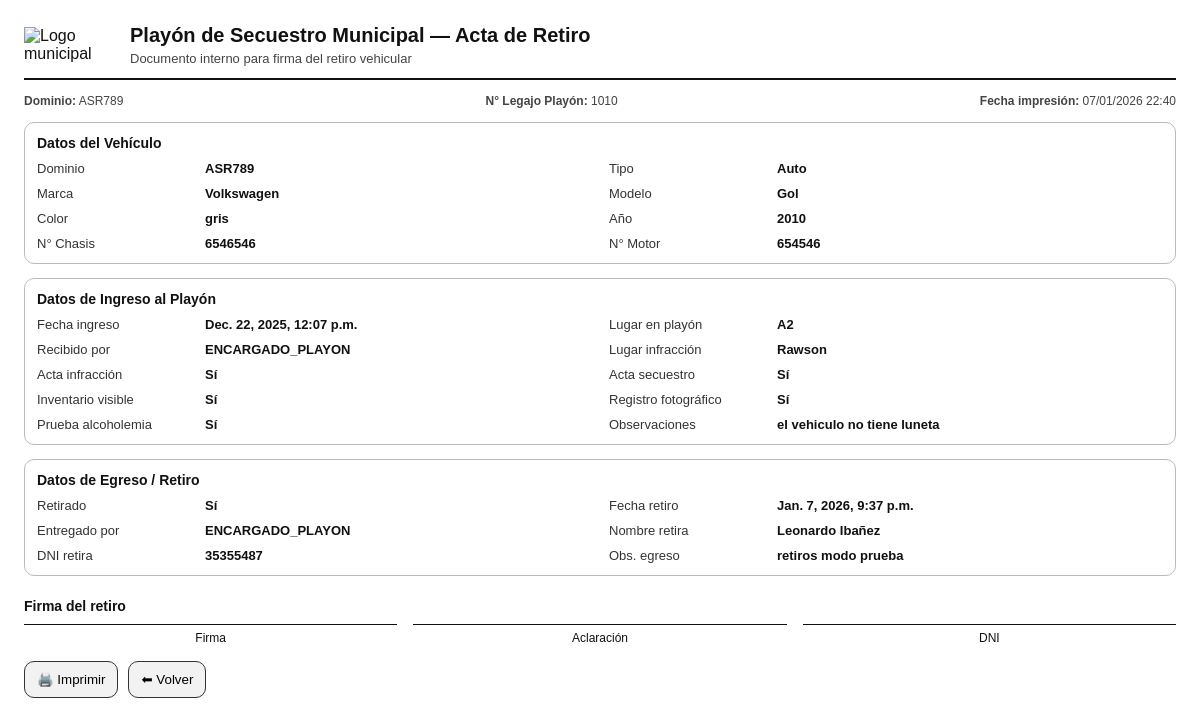
Page /vehiculos/ingresos/6/retiro/imprimir/ (signed in) on the committed database.
### vehiculos/models.py (models this page shows, shortened)
class IngresoPlayon(models.Model):
    TIPO_VEHICULO_CHOICES = [
        ("AUTO", "Auto"),
        ("MOTO", "Moto"),
        ("CAMIONETA", "Camioneta"),
        ("CAMION", "Camión"),
        ("OTRO", "Otro"),
    ]
    vehiculo = models.ForeignKey(Vehiculo, on_delete=models.PROTECT, related_name="ingresos")
    fecha_ingreso = models.DateTimeField("Fecha de ingreso", auto_now_add=True)
    tipo_vehiculo = models.CharField("Tipo de vehículo", max_length=20, choices=TIPO_VEHICULO_CHOICES, blank=True)
    marca = models.CharField(max_length=50, blank=True)
    modelo = models.CharField(max_length=50, blank=True)
    anio = models.PositiveIntegerField("Año", null=True, blank=True)
    color = models.CharField(max_length=30, blank=True)
    nro_legajo_playon = models.CharField("N° de legajo en playón", max_length=30, unique=True)
    lugar_infraccion = models.CharField("Lugar de la infracción", max_length=255, blank=True)
    acta_infraccion_recibida = models.BooleanField("Acta de infracción recibida", default=False)
    acta_secuestro_recibida = models.BooleanField("Acta de secuestro recibida", default=False)
    inventario_objetos_visibles_recibido = models.BooleanField("Inventario de objetos visibles recibido", default=False)
    registro_fotografico_recibido = models.BooleanField("Registro fotográfico recibido", default=False)
    PRUEBA_ALCOHOLEMIA_CHOICES = [
        ("SI", "Sí"),
        ("NO", "No"),
        ("NC", "No corresponde"),
    ]
    prueba_alcoholemia_estado = models.CharField(
        "Prueba de alcoholemia/test",
        max_length=2,
        choices=PRUEBA_ALCOHOLEMIA_CHOICES,
        default="NC",
    )
    coincide_inventario = models.BooleanField("¿Coincide el inventario?", default=True)
    coinciden_danios_registrados = models.BooleanField("¿Coinciden los daños registrados?", default=True)
    detalle_danios_no_coincidentes = models.TextField("Detalle de daños no coincidentes", blank=True)
    bateria_desconectada = models.BooleanField("Batería desconectada", default=False)
    ubicacion_interna = models.CharField("Ubicación interna en playa", max_length=100, blank=True)
    lugar = models.ForeignKey(
        LugarPlayon,
        on_delete=models.PROTECT,
        null=True,
        blank=True,
        related_name="ingresos",
    )
    recibido_por = models.ForeignKey(User, on_delete=models.PROTECT, related_name="ingresos_recibidos")
    observaciones_generales = models.TextField("Observaciones generales", blank=True)
    retirado = models.BooleanField("¿Retirado?", default=False)
    fecha_retiro = models.DateTimeField("Fecha de retiro", null=True, blank=True)
    entregado_por = models.ForeignKey(
        User,
        on_delete=models.PROTECT,
        related_name="egresos_entregados",
        null=True,
        blank=True,
    )
    nombre_retira = models.CharField("Nombre de quien retira", max_length=100, blank=True)
    dni_retira = models.CharField("DNI de quien retira", max_length=20, blank=True)
    observaciones_egreso = models.TextField("Observaciones de egreso", blank=True)
    class Meta:
        verbose_name = "Ingreso al playón"
        verbose_name_plural = "Ingresos al playón"
        ordering = ["-fecha_ingreso"]

class Vehiculo(models.Model):
    dominio = models.CharField("Dominio (Patente)", max_length=10, unique=True)
    marca = models.CharField(max_length=50, blank=True)
    modelo = models.CharField(max_length=50, blank=True)
    color = models.CharField(max_length=30, blank=True)
    nro_chasis = models.CharField("N° de chasis", max_length=50, blank=True)
    nro_motor = models.CharField("N° de motor", max_length=50, blank=True)
    anio = models.PositiveIntegerField("Año", null=True, blank=True)
    fecha_alta = models.DateTimeField("Fecha de alta en sistema", auto_now_add=True)

class LugarPlayon(models.Model):
    ESTADO_CHOICES = [
        ("LIBRE", "Libre"),
        ("OCUPADO", "Ocupado"),
        ("FUERA", "Fuera de servicio"),
    ]
    TIPO_CHOICES = [
        ("GENERAL", "General"),
        ("MOTO", "Exclusivo motos"),
    ]
    fila = models.CharField(max_length=1)  # A-Z
    columna = models.PositiveSmallIntegerField()  # 1-15
    estado = models.CharField(max_length=10, choices=ESTADO_CHOICES, default="LIBRE")
    tipo = models.CharField(max_length=10, choices=TIPO_CHOICES, default="GENERAL")
    class Meta:
        unique_together = ("fila", "columna")
        ordering = ["fila", "columna"]
    @property
    def codigo(self):
        return f"{self.fila}{self.columna}"

### vehiculos/views.py (the view)
# urls.py: path("ingresos/<int:ingreso_id>/retiro/imprimir/", views.imprimir_retiro, name="imprimir_retiro"),
@login_required
def imprimir_retiro(request, ingreso_id):
    grupos = set(request.user.groups.values_list("name", flat=True))
    if "ENCARGADO_PLAYON" not in grupos and "ADMIN_SISTEMA" not in grupos:
        return render(request, "vehiculos/no_permiso.html")
    ingreso = get_object_or_404(
        IngresoPlayon.objects.select_related("vehiculo", "recibido_por", "entregado_por", "lugar"),
        id=ingreso_id
    )
    if not ingreso.retirado:
        return HttpResponseForbidden("Este ingreso todavía no fue retirado.")
    return render(request, "vehiculos/imprimir_retiro.html", {"ingreso": ingreso})

### templates/vehiculos/imprimir_retiro.html (shortened to what this page needs)
{% load static %}
<!DOCTYPE html>
<html lang="es">
<head>
</head>
<body>
  <div class="header">
    <img class="logo" src="{% static 'img/logo_muni.png' %}" alt="Logo municipal">
    <div class="title">
      <h1>Playón de Secuestro Municipal — Acta de Retiro</h1>
      <p>Documento interno para firma del retiro vehicular</p>
    </div>
  </div>
  <div class="meta">
    <div><b>Dominio:</b> {{ ingreso.vehiculo.dominio }}</div>
    <div><b>N° Legajo Playón:</b> {{ ingreso.nro_legajo_playon }}</div>
    <div><b>Fecha impresión:</b> {% now "d/m/Y H:i" %}</div>
  </div>
  <div class="box">
    <h2>Datos del Vehículo</h2>
    <div class="grid">
      <div class="row"><div class="k">Dominio</div><div class="v">{{ ingreso.vehiculo.dominio }}</div></div>
      <div class="row"><div class="k">Tipo</div><div class="v">{{ ingreso.get_tipo_vehiculo_display|default:"-" }}</div></div>
      <div class="row"><div class="k">Marca</div><div class="v">{{ ingreso.vehiculo.marca|default:"-" }}</div></div>
      <div class="row"><div class="k">Modelo</div><div class="v">{{ ingreso.vehiculo.modelo|default:"-" }}</div></div>
      <div class="row"><div class="k">Color</div><div class="v">{{ ingreso.vehiculo.color|default:"-" }}</div></div>
      <div class="row"><div class="k">Año</div><div class="v">{{ ingreso.vehiculo.anio|default:"-" }}</div></div>
      <div class="row"><div class="k">N° Chasis</div><div class="v">{{ ingreso.vehiculo.nro_chasis|default:"-" }}</div></div>
      <div class="row"><div class="k">N° Motor</div><div class="v">{{ ingreso.vehiculo.nro_motor|default:"-" }}</div></div>
    </div>
  </div>
  <div class="box">
    <h2>Datos de Ingreso al Playón</h2>
    <div class="grid">
      <div class="row"><div class="k">Fecha ingreso</div><div class="v">{{ ingreso.fecha_ingreso }}</div></div>
      <div class="row"><div class="k">Lugar en playón</div><div class="v">{% if ingreso.lugar %}{{ ingreso.lugar.codigo }}{% else %}-{% endif %}</div></div>
      <div class="row"><div class="k">Recibido por</div><div class="v">{{ ingreso.recibido_por.username }}</div></div>
      <div class="row"><div class="k">Lugar infracción</div><div class="v">{{ ingreso.lugar_infraccion|default:"-" }}</div></div>
      <div class="row"><div class="k">Acta infracción</div><div class="v">{{ ingreso.acta_infraccion_recibida|yesno:"Sí,No" }}</div></div>
      <div class="row"><div class="k">Acta secuestro</div><div class="v">{{ ingreso.acta_secuestro_recibida|yesno:"Sí,No" }}</div></div>
      <div class="row"><div class="k">Inventario visible</div><div class="v">{{ ingreso.inventario_objetos_visibles_recibido|yesno:"Sí,No" }}</div></div>
      <div class="row"><div class="k">Registro fotográfico</div><div class="v">{{ ingreso.registro_fotografico_recibido|yesno:"Sí,No" }}</div></div>
      <div class="row"><div class="k">Prueba alcoholemia</div><div class="v">{{ ingreso.get_prueba_alcoholemia_estado_display }}</div></div>
      <div class="row"><div class="k">Observaciones</div><div class="v">{{ ingreso.observaciones_generales|default:"-" }}</div></div>
    </div>
  </div>
  <div class="box">
    <h2>Datos de Egreso / Retiro</h2>
    <div class="grid">
      <div class="row"><div class="k">Retirado</div><div class="v">{{ ingreso.retirado|yesno:"Sí,No" }}</div></div>
      <div class="row"><div class="k">Fecha retiro</div><div class="v">{{ ingreso.fecha_retiro|default:"-" }}</div></div>
      <div class="row"><div class="k">Entregado por</div><div class="v">{% if ingreso.entregado_por %}{{ ingreso.entregado_por.username }}{% else %}-{% endif %}</div></div>
      <div class="row"><div class="k">Nombre retira</div><div class="v">{{ ingreso.nombre_retira|default:"-" }}</div></div>
      <div class="row"><div class="k">DNI retira</div><div class="v">{{ ingreso.dni_retira|default:"-" }}</div></div>
      <div class="row"><div class="k">Obs. egreso</div><div class="v">{{ ingreso.observaciones_egreso|default:"-" }}</div></div>
    </div>
  </div>
  <div class="sign">
    <h2 style="font-size:14px; margin: 0;">Firma del retiro</h2>
    <div class="sign-grid">
      <div class="line">Firma</div>
      <div class="line">Aclaración</div>
      <div class="line">DNI</div>
    </div>
  </div>
  <div class="actions">
    <button onclick="window.print()">🖨️ Imprimir</button>
    <button onclick="history.back()">⬅ Volver</button>
  </div>
</body>
</html>

### templates/vehiculos/imprimir_retiro.html (style rules this page uses)
body { font-family: Arial, sans-serif; color:#111; margin: 24px; }
.header { display:flex; gap:16px; align-items:center; border-bottom:2px solid #111; padding-bottom:12px; }
.logo { width: 90px; height:auto; }
.title { flex:1; }
.title h1 { margin:0; font-size:20px; }
.title p { margin:4px 0 0; font-size:13px; color:#444; }
.meta { margin-top: 14px; font-size: 12px; color:#444; display:flex; justify-content:space-between; gap:12px; flex-wrap:wrap; }
.box { margin-top: 14px; border:1px solid #bbb; border-radius:10px; padding:12px; }
.box h2 { margin:0 0 10px; font-size:14px; }
.grid { display:grid; grid-template-columns: 1fr 1fr; gap:10px 18px; font-size:13px; }
.row { display:flex; gap:8px; }
.k { min-width:160px; color:#333; }
.v { font-weight:600; }
.sign { margin-top: 22px; }
.sign-grid { display:grid; grid-template-columns: 1fr 1fr 1fr; gap: 16px; margin-top: 10px; }
.line { border-top:1px solid #111; padding-top:6px; font-size:12px; text-align:center; }
.actions { margin-top: 16px; display:flex; gap:10px; }
button { padding:10px 12px; border-radius:10px; border:1px solid #333; background:#f2f2f2; cursor:pointer; }

### rows in the picture
IngresoPlayon: vehiculo.dominio "ASR789", nro_legajo_playon "1010", tipo_vehiculo "Auto", vehiculo.marca "Volkswagen", vehiculo.modelo "Gol", vehiculo.color "gris", vehiculo.anio "2010", vehiculo.nro_chasis "6546546", vehiculo.nro_motor "654546", fecha_ingreso "Dec. 22, 2025, 12:07 p.m.", lugar.codigo "A2", recibido_por.username "ENCARGADO_PLAYON", lugar_infraccion "Rawson", acta_infraccion_recibida "Sí", acta_secuestro_recibida "Sí", inventario_objetos_visibles_recibido "Sí", registro_fotografico_recibido "Sí", prueba_alcoholemia_estado "Sí", observaciones_generales "el vehiculo no tiene luneta", retirado "Sí", fecha_retiro "Jan. 7, 2026, 9:37 p.m.", entregado_por.username "ENCARGADO_PLAYON", nombre_retira "Leonardo Ibañez", dni_retira "35355487", observaciones_egreso "retiros modo prueba"
